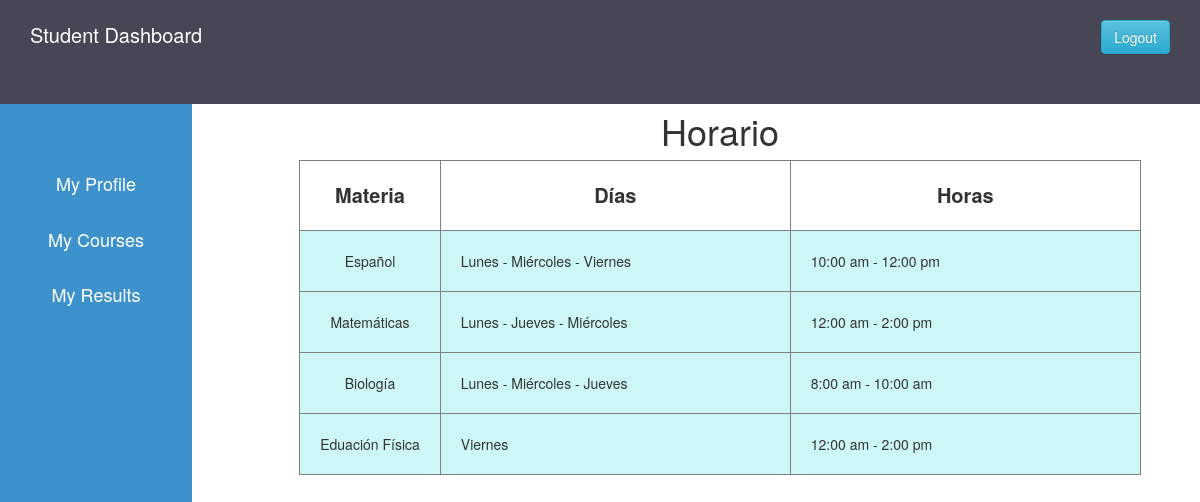
Screenshot of /student_course.php (signed in) with the database file from the repository.
### tables this page shows
CREATE TABLE `student_course` (
  `id` int(11) NOT NULL,
  `name` varchar(255) NOT NULL,
  `date` varchar(255) NOT NULL,
  `time` varchar(255) NOT NULL
);

### student_course.php (the view, shortened to what this page needs)
<?php
  $host="localhost";
  $user="root";
  $password="";
  $db="schoolproject";
  $data=mysqli_connect($host,$user,$password,$db);
  $sql="SELECT * FROM student_course";
  $result=mysqli_query($data,$sql);
?>
<!DOCTYPE html>
<html lang="en">
<head>
  <?php
    include 'student_css.php'
  ?>
</head>
<body>
  <?php
    include 'student_sidebar.php'
  ?>
<div class="content">
    <center><br>
    <h1>Horario</h1>
    <table border="1px">
        <tr>
          <th class="table_th" style="text-align: center;">Materia</th>
          <th class="table_th" style="text-align: center;">Días</th>
          <th class="table_th" style="text-align: center;">Horas</th>
        </tr>
        <?php
        while($info=$result->fetch_assoc()){
        ?>
        <tr>
            <td class="table_td" style="text-align: center;">
              <?php echo "{$info['name']}"?>
            </td>
            <td class="table_td" style="text-align: justify; width:350px;">
              <?php echo "{$info['date']}"?>
            </td>
            <td class="table_td" style="text-align: justify; width:350px;">
              <?php echo "{$info['time']}"?>
            </td>
        </tr>
        <?php
        }
        ?>
    </table>
    </center>
  </div>
</body>
</html>

### admin.css (style rules this page uses)
* { margin: 0px; padding: 0px; }
.content { margin-left: 20%; margin-top: 5.9%; }

### student_course.php (style rules this page uses)
.table_th { padding:20px; font-size: 20px; }
.table_td { padding: 20px; background-color:#CDF7F6; }

### rows the page displays
student_course: name "Español", date "Lunes - Miércoles - Viernes", time "10:00 am - 12:00 pm"
student_course: name "Matemáticas", date "Lunes - Jueves - Miércoles", time "12:00 am - 2:00 pm"
student_course: name "Biología", date "Lunes - Miércoles - Jueves", time "8:00 am - 10:00 am"
student_course: name "Eduación Física", date "Viernes", time "12:00 am - 2:00 pm"
